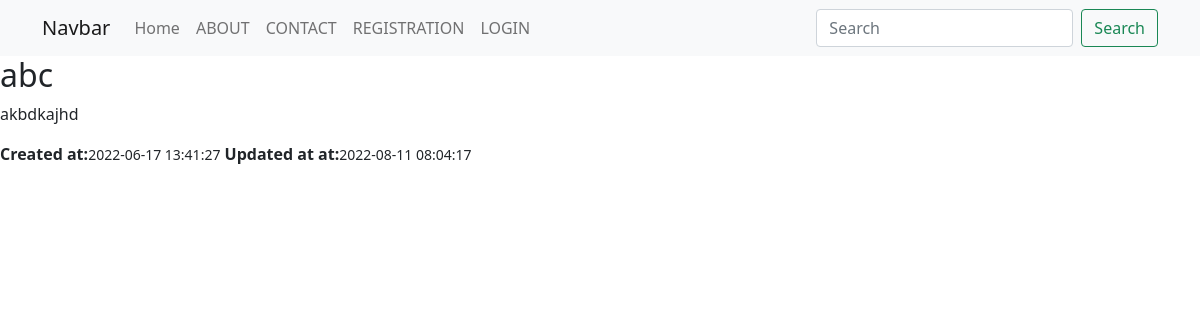
Page /post/show/3 on the committed database.
### tables this page shows
CREATE TABLE `posts` (
  `id` int(11) NOT NULL,
  `title` varchar(255) NOT NULL,
  `body` text NOT NULL,
  `user_id` int(11) DEFAULT NULL,
  `created_at` timestamp NOT NULL DEFAULT current_timestamp(),
  `updated_at` timestamp NOT NULL DEFAULT current_timestamp() ON UPDATE current_timestamp()
);

### application/controllers/Post.php (called while the page is built, shortened)
<?php
class Post extends CI_Controller{
    public function __construct(){
        $this->load->model('Crud_Model');
        $this->load->helper('form');
        $this->load->library('form_validation');
    }
    public function show($id){
        $data['post']=$this->Crud_Model->get('posts',$id);
        $this->load->view('template/header');
            $this->load->view('posts/show',$data);
            $this->load->view('template/footer');
    }
}

### index.php (called while the page is built, shortened)
<?php
require_once BASEPATH.'core/CodeIgniter.php';

### application/models/Crud_Model.php (called while the page is built, shortened)
<?php
class Crud_Model extends CI_Model{
    public function get($table,$id){
        $this->db->where('id',$id);
        return $this->db->get($table)->row();
    }
}

### application/views/posts/show.php (the view, shortened to what this page needs)
<div class="row">
    <div class="col-md-8 col-md-offset-2">
        <h2><?php echo $post->title; ?></h2>
        <p> <?php echo $post->body; ?></p>
        <p><strong>Created at:</strong><span class="small"><?php echo $post->created_at; ?></span>
        <strong>Updated at at:</strong><span class="small"><?php echo $post->updated_at; ?></span>
        </p>
    </div>
</div>

### rows in the picture
posts: title "abc", body "akbdkajhd", created_at "2022-06-17 13:41:27", updated_at "2022-08-11 08:04:17"
